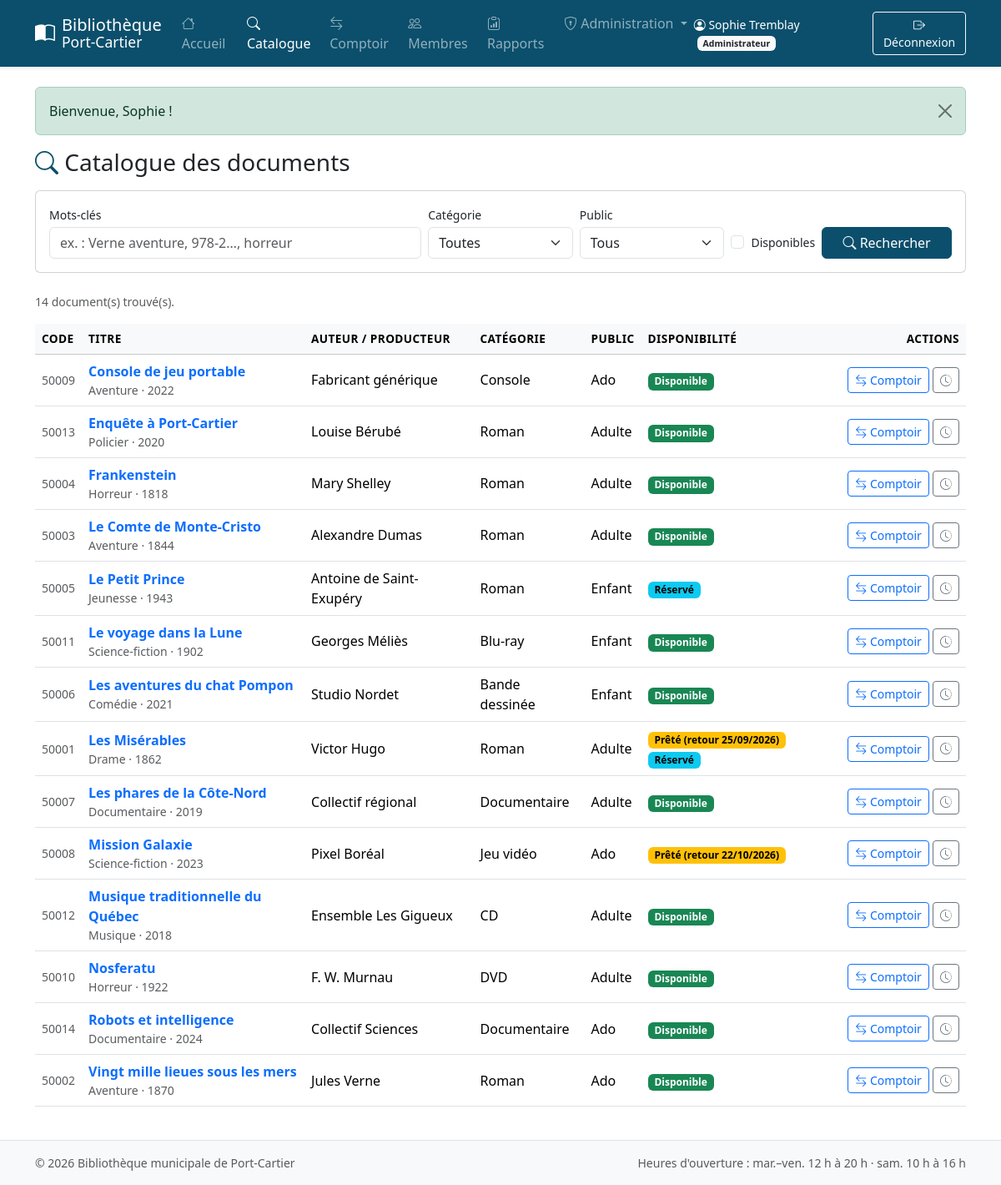
The page /recherche.php (signed in) on the database its author committed.
### tables this page shows
CREATE TABLE document (
  code_document     INT AUTO_INCREMENT PRIMARY KEY,
  titre             VARCHAR(200) NOT NULL,
  auteur            VARCHAR(150) NOT NULL,           
  annee_publication SMALLINT     NULL,
  id_categorie      INT          NOT NULL,
  type_public       ENUM('enfant','ado','adulte') NOT NULL,
  id_genre          INT          NOT NULL,
  description       TEXT         NULL,
  isbn              VARCHAR(17)  NULL UNIQUE,        
  CONSTRAINT fk_doc_categorie FOREIGN KEY (id_categorie) REFERENCES categorie(id_categorie),
  CONSTRAINT fk_doc_genre     FOREIGN KEY (id_genre)     REFERENCES genre(id_genre),
  INDEX idx_doc_titre (titre),
  INDEX idx_doc_auteur (auteur)
);

CREATE TABLE genre (
  id_genre INT AUTO_INCREMENT PRIMARY KEY,
  nom      VARCHAR(50) NOT NULL UNIQUE
);

CREATE TABLE categorie (
  id_categorie INT AUTO_INCREMENT PRIMARY KEY,
  nom          VARCHAR(50) NOT NULL UNIQUE
);

### includes/functions.php (called while the page is built, shortened)
<?php
function e($valeur): string
{
    return htmlspecialchars((string)($valeur ?? ''), ENT_QUOTES, 'UTF-8');
}
function date_fr(?string $date): string
{
    return $date ? date('d/m/Y', strtotime($date)) : '—';
}

### includes/db.php (called while the page is built)
<?php
function db(): PDO
{
    static $pdo = null;
    if ($pdo === null) {
        $dsn = 'mysql:host=' . DB_HOST . ';port=' . DB_PORT . ';dbname=' . DB_NAME . ';charset=utf8mb4';
        try {
            $pdo = new PDO($dsn, DB_USER, DB_PASS, [
                PDO::ATTR_ERRMODE            => PDO::ERRMODE_EXCEPTION,
                PDO::ATTR_DEFAULT_FETCH_MODE => PDO::FETCH_ASSOC,
                PDO::ATTR_EMULATE_PREPARES   => false,
            ]);
        } catch (PDOException $e) {
            error_log('Connexion BD impossible : ' . $e->getMessage());
            http_response_code(500);
            exit('<h1>Service indisponible</h1><p>Impossible de se connecter à la base de données. '
               . 'Vérifiez que MySQL est démarré et que <code>config.php</code> est bien configuré.</p>');
        }
    }
    return $pdo;
}

### includes/init.php (called while the page is built, shortened)
<?php
require_once __DIR__ . '/db.php';
require_once __DIR__ . '/functions.php';
require_once __DIR__ . '/biblio.php';
function role(): ?string
{
    return $_SESSION['user']['role'] ?? null;
}
function est_membre(): bool    { return role() === 'membre'; }

### recherche.php (the view, shortened to what this page needs)
<?php
require 'includes/init.php';
$q         = trim((string)($_GET['q'] ?? ''));
$categorie = (int)($_GET['categorie'] ?? 0);
$type      = (string)($_GET['type'] ?? '');
$dispo     = isset($_GET['dispo']);
$where  = [];
$params = [];
$sql = 'SELECT d.*, c.nom AS categorie, g.nom AS genre, ' . sql_colonnes_statut() . '
          FROM document d
          JOIN categorie c ON c.id_categorie = d.id_categorie
          JOIN genre g     ON g.id_genre     = d.id_genre'
     . ($where ? ' WHERE ' . implode(' AND ', $where) : '')
     . ($dispo ? ' HAVING pret_membre IS NULL AND res_membre IS NULL' : '')
     . ' ORDER BY d.titre LIMIT 200';
$st = db()->prepare($sql);
$st->execute($params);
$documents = $st->fetchAll();
$moi = (int)utilisateur()['code'];
$urlRetour = 'recherche.php?' . http_build_query(array_filter([
    'q' => $q, 'categorie' => $categorie ?: null, 'type' => $type ?: null, 'dispo' => $dispo ? '1' : null,
]));
require 'includes/header.php';
?>
<h1 class="h3 mb-3"><i class="bi bi-search text-biblio"></i> Catalogue des documents</h1>
<form method="get" class="card card-body mb-4" role="search">
  <div class="row g-2 align-items-end">
    <div class="col-12 col-lg-5">
      <label for="q" class="form-label small mb-1">Mots-clés</label>
      <input type="search" id="q" name="q" class="form-control" value="<?= e($q) ?>" placeholder="ex. : Verne aventure, 978-2…, horreur">
    </div>
    <div class="col-6 col-lg-2">
      <label for="categorie" class="form-label small mb-1">Catégorie</label>
      <select id="categorie" name="categorie" class="form-select">
        <option value="">Toutes</option>
      </select>
    </div>
    <div class="col-6 col-lg-2">
      <label for="type" class="form-label small mb-1">Public</label>
      <select id="type" name="type" class="form-select">
        <option value="">Tous</option>
      </select>
    </div>
    <div class="col-12 col-lg-3 d-flex gap-2 align-items-center">
      <div class="form-check text-nowrap">
        <input class="form-check-input" type="checkbox" id="dispo" name="dispo" <?= $dispo ? 'checked' : '' ?>>
        <label class="form-check-label small" for="dispo">Disponibles</label>
      </div>
      <button class="btn btn-biblio flex-grow-1"><i class="bi bi-search"></i> Rechercher</button>
    </div>
  </div>
</form>
<p class="text-muted small"><?= count($documents) ?> document(s) trouvé(s)<?= $q !== '' ? ' pour « ' . e($q) . ' »' : '' ?>.</p>
<?php if (!$documents): ?>
  <div class="alert alert-light border"><i class="bi bi-info-circle"></i> Aucun document ne correspond à votre recherche. Essayez d'autres mots-clés.</div>
<?php else: ?>
  <div class="table-responsive">
    <table class="table table-hover align-middle table-empilee">
      <thead class="table-light">
        <tr>
          <th>Code</th><th>Titre</th><th class="d-none d-md-table-cell">Auteur / producteur</th>
          <th class="d-none d-lg-table-cell">Catégorie</th><th class="d-none d-lg-table-cell">Public</th>
          <th>Disponibilité</th><th class="text-end">Actions</th>
        </tr>
      </thead>
      <tbody>
      <?php foreach ($documents as $d):
          $code = (int)$d['code_document'];
          $libre = empty($d['pret_membre']) && empty($d['res_membre']);
          $reserveParMoi = (int)$d['res_membre'] === $moi;
      ?>
        <tr>
          <td class="text-muted small" data-label="Code"><?= $code ?></td>
          <td>
            <a href="document.php?code=<?= $code ?>" class="fw-semibold text-decoration-none"><?= e($d['titre']) ?></a>
            <div class="small text-muted"><?= e($d['genre']) ?><?= $d['annee_publication'] ? ' · ' . (int)$d['annee_publication'] : '' ?></div>
          </td>
          <td class="d-none d-md-table-cell"><?= e($d['auteur']) ?></td>
          <td class="d-none d-lg-table-cell"><?= e($d['categorie']) ?></td>
          <td class="d-none d-lg-table-cell text-capitalize"><?= e($d['type_public']) ?></td>
          <td data-label="Disponibilité"><?= badge_statut($d) ?></td>
          <td class="text-end text-nowrap">
            <?php if (est_membre()): ?>
              <?php if ($libre || ($reserveParMoi && empty($d['pret_membre']))): ?>
                <form action="actions.php" method="post" class="d-inline" data-confirm="Emprunter « <?= e($d['titre']) ?> » pour <?= DUREE_PRET_JOURS ?> jours ?">
                  <?= csrf_field() ?>
                  <input type="hidden" name="action" value="pret">
                  <input type="hidden" name="code_document" value="<?= $code ?>">
                  <input type="hidden" name="retour" value="<?= e($urlRetour) ?>">
                  <button class="btn btn-sm btn-success"><i class="bi bi-journal-arrow-up"></i> Emprunter</button>
                </form>
              <?php endif; ?>
              <?php if (empty($d['res_membre']) && (int)$d['pret_membre'] !== $moi): ?>
                <form action="actions.php" method="post" class="d-inline">
                  <?= csrf_field() ?>
                  <input type="hidden" name="action" value="reserver">
                  <input type="hidden" name="code_document" value="<?= $code ?>">
                  <input type="hidden" name="retour" value="<?= e($urlRetour) ?>">
                  <button class="btn btn-sm btn-outline-primary"><i class="bi bi-bookmark-plus"></i> Réserver</button>
                </form>
              <?php elseif ($reserveParMoi): ?>
                <span class="badge text-bg-primary">Réservé pour vous</span>
              <?php endif; ?>
            <?php else: ?>
              <a href="comptoir.php?doc=<?= $code ?>" class="btn btn-sm btn-outline-primary" title="Prêt / réservation / retour"><i class="bi bi-arrow-left-right"></i> Comptoir</a>
              <a href="document.php?code=<?= $code ?>" class="btn btn-sm btn-outline-secondary" title="Fiche et historique"><i class="bi bi-clock-history"></i></a>
            <?php endif; ?>
          </td>
        </tr>
      <?php endforeach; ?>
      </tbody>
    </table>
  </div>
<?php endif; ?>
<?php require 'includes/footer.php'; ?>

### includes/biblio.php (shortened to what this page needs)
<?php
function sql_colonnes_statut(): string
{
    return "(SELECT p.code_membre FROM pret p
              WHERE p.code_document = d.code_document AND p.statut = 'actif' LIMIT 1) AS pret_membre,
            (SELECT p.date_retour_prevue FROM pret p
              WHERE p.code_document = d.code_document AND p.statut = 'actif' LIMIT 1) AS pret_retour_prevu,
            (SELECT r.code_membre FROM reservation r
              WHERE r.code_document = d.code_document AND r.statut = 'active' LIMIT 1) AS res_membre";
}
function badge_statut(array $doc): string
{
    if (!empty($doc['pret_membre'])) {
        $txt = 'Prêté';
        if (!empty($doc['pret_retour_prevu'])) {
            $txt .= ' (retour ' . date_fr($doc['pret_retour_prevu']) . ')';
        }
        $html = '<span class="badge text-bg-warning">' . e($txt) . '</span>';
        if (!empty($doc['res_membre'])) {
            $html .= ' <span class="badge text-bg-info">Réservé</span>';
        }
        return $html;
    }
    if (!empty($doc['res_membre'])) {
        return '<span class="badge text-bg-info">Réservé</span>';
    }
    return '<span class="badge text-bg-success">Disponible</span>';
}

### assets/css/style.css (style rules this page uses)
:root { --biblio-bleu: #0b4f6c; --biblio-bleu-fonce: #083a50; --biblio-sable: #f5efe6; }
.text-biblio { color: var(--biblio-bleu) !important; }
.btn-biblio { --bs-btn-bg: var(--biblio-bleu); --bs-btn-border-color: var(--biblio-bleu); --bs-btn-hover-bg: var(--biblio-bleu-fonce); --bs-btn-hover-border-color: var(--biblio-bleu-fonce); --bs-btn-color: #fff; --bs-btn-hover-color: #fff; }
.table thead th { white-space: nowrap; font-size: .85rem; text-transform: uppercase; letter-spacing: .03em; }

### rows shown on the page
document: code_document "50009", titre "Console de jeu portable", id_genre.nom "Aventure", annee_publication "2022", auteur "Fabricant générique", id_categorie.nom "Console", type_public "Ado"
document: code_document "50013", titre "Enquête à Port-Cartier", id_genre.nom "Policier", annee_publication "2020", auteur "Louise Bérubé", id_categorie.nom "Roman", type_public "Adulte"
document: code_document "50004", titre "Frankenstein", id_genre.nom "Horreur", annee_publication "1818", auteur "Mary Shelley", id_categorie.nom "Roman", type_public "Adulte"
document: code_document "50003", titre "Le Comte de Monte-Cristo", id_genre.nom "Aventure", annee_publication "1844", auteur "Alexandre Dumas", id_categorie.nom "Roman", type_public "Adulte"
document: code_document "50005", titre "Le Petit Prince", id_genre.nom "Jeunesse", annee_publication "1943", auteur "Antoine de Saint-Exupéry", id_categorie.nom "Roman", type_public "Enfant", shows "Réservé"
document: code_document "50011", titre "Le voyage dans la Lune", id_genre.nom "Science-fiction", annee_publication "1902", auteur "Georges Méliès", id_categorie.nom "Blu-ray", type_public "Enfant"
document: code_document "50006", titre "Les aventures du chat Pompon", id_genre.nom "Comédie", annee_publication "2021", auteur "Studio Nordet", id_categorie.nom "Bande dessinée", type_public "Enfant"
document: code_document "50001", titre "Les Misérables", id_genre.nom "Drame", annee_publication "1862", auteur "Victor Hugo", id_categorie.nom "Roman", type_public "Adulte", txt "Prêté (retour 25/09/2026)", shows "Réservé"
document: code_document "50007", titre "Les phares de la Côte-Nord", id_genre.nom "Documentaire", annee_publication "2019", auteur "Collectif régional", id_categorie.nom "Documentaire", type_public "Adulte"
document: code_document "50008", titre "Mission Galaxie", id_genre.nom "Science-fiction", annee_publication "2023", auteur "Pixel Boréal", id_categorie.nom "Jeu vidéo", type_public "Ado", txt "Prêté (retour 22/10/2026)"
document: code_document "50012", titre "Musique traditionnelle du Québec", id_genre.nom "Musique", annee_publication "2018", auteur "Ensemble Les Gigueux", id_categorie.nom "CD", type_public "Adulte"
document: code_document "50010", titre "Nosferatu", id_genre.nom "Horreur", annee_publication "1922", auteur "F. W. Murnau", id_categorie.nom "DVD", type_public "Adulte"
document: code_document "50014", titre "Robots et intelligence", id_genre.nom "Documentaire", annee_publication "2024", auteur "Collectif Sciences", id_categorie.nom "Documentaire", type_public "Ado"
document: code_document "50002", titre "Vingt mille lieues sous les mers", id_genre.nom "Aventure", annee_publication "1870", auteur "Jules Verne", id_categorie.nom "Roman", type_public "Ado"

### other values the page prints
$u['prenom'] . ' ' . $u['nom'] "Sophie Tremblay"
$f['msg'] "Bienvenue, Sophie !"
count($documents) "14"
